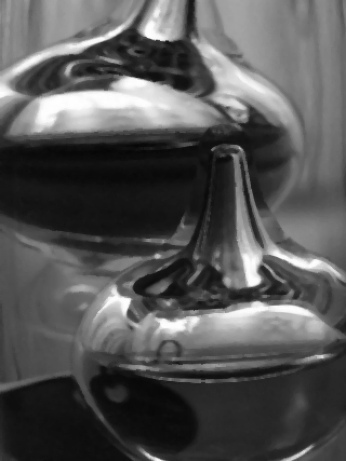
#> input picture img/09dDp8GKcgM(1).jpg, 347 x 461 px
$ python kennys_filter.py
#> lines starting #> are read from the running program, lines starting #| are printed output that depends on the picture; after the words box and inside, x2 and y2 are one past the last pixel; in counts of white or black regions, pixels touching at a corner belong together
#> the answer given: ../img/09dDp8GKcgM(1).jpg
import cv2
import numpy as np
import matplotlib.pyplot as plt
from tkinter import Tk, filedialog

from scipy.signal import convolve2d


def read_image(file_path):
#> called with file_path = '../img/09dDp8GKcgM(1).jpg'
    image = cv2.imread(file_path, cv2.IMREAD_GRAYSCALE)
#> image is the input picture: shape (461, 347); min 6, max 255, mean 85.6
    return image


def show_images(original, processed, title1="Original", title2="Processed"):
    plt.figure(figsize=(10, 5))

    plt.subplot(1, 2, 1)
    plt.imshow(original, cmap='gray')
    plt.title(title1)

    plt.subplot(1, 2, 2)
    plt.imshow(processed, cmap='gray')
    plt.title(title2)

    plt.show()


def gaussian_blur(image, kernel_size):
#> called with kernel_size = 10
    kernel = np.fromfunction(
        lambda x, y: (1 / (2 * np.pi * (kernel_size / 2) ** 2)) *
                     np.exp(-((x - (kernel_size - 1) / 2) ** 2 + (y - (kernel_size - 1) / 2) ** 2) / (
                                 2 * (kernel_size / 2) ** 2)),
        (kernel_size, kernel_size)
    )
    kernel /= np.sum(kernel)

    return convolve2d(image, kernel)
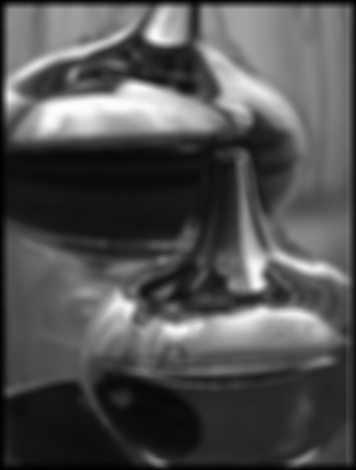
#> returned value: shape (470, 356) float64; min 0.358, max 253.6, mean 81.8


def sobel_filter(image):
    kernel_x = np.array([[-1, 0, 1], [-2, 0, 2], [-1, 0, 1]])
    kernel_y = np.array([[-1, -2, -1], [0, 0, 0], [1, 2, 1]])

    gradient_x = convolve2d(image, kernel_x)
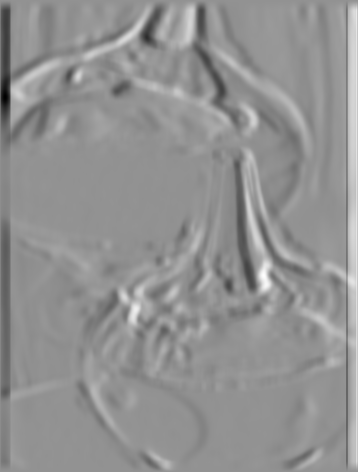
#> gradient_x: shape (472, 358) float64; min -223.5, max 166.1, mean 0; drawn with min black and max white
    gradient_y = convolve2d(image, kernel_y)
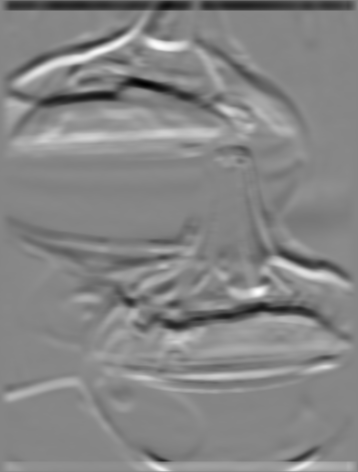
#> gradient_y: shape (472, 358) float64; min -205.9, max 186, mean 0; drawn with min black and max white

    gradient_magnitude = np.sqrt(gradient_x ** 2 + gradient_y ** 2)
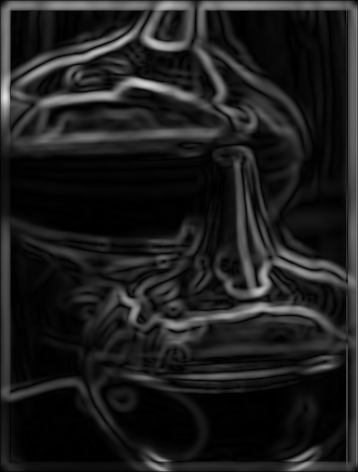
#> gradient_magnitude: shape (472, 358) float64; min 0.014, max 223.5, mean 30.6
    gradient_direction = np.arctan2(gradient_y, gradient_x)
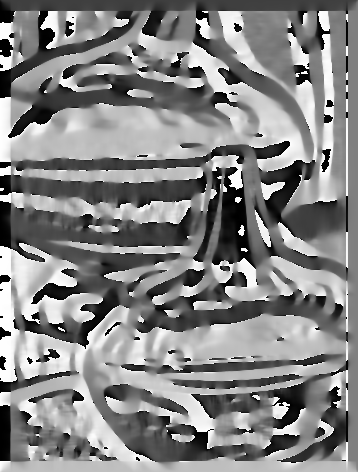
#> gradient_direction: shape (472, 358) float64; min -3.14, max 3.14, mean 0.143; drawn with min black and max white

    return gradient_magnitude, gradient_direction


def non_maximum_suppression(gradient_magnitude, gradient_direction):
    rows, cols = gradient_magnitude.shape
#> rows = 472; cols = 358
    result = np.zeros_like(gradient_magnitude)

    for i in range(1, rows - 1):
        for j in range(1, cols - 1):
            angle = gradient_direction[i, j]

            # Quantize the angle to one of four directions
            angle = np.rad2deg(angle)
            angle = (angle + 45) // 90 * 90
            angle = np.deg2rad(angle)

            # Compare with neighbors
            if (angle == 0 and
                    gradient_magnitude[i, j] >= gradient_magnitude[i, j - 1] and
                    gradient_magnitude[i, j] >= gradient_magnitude[i, j + 1]):
                result[i, j] = gradient_magnitude[i, j]
            elif (angle == np.pi / 2 and
                  gradient_magnitude[i, j] >= gradient_magnitude[i - 1, j] and
                  gradient_magnitude[i, j] >= gradient_magnitude[i + 1, j]):
                result[i, j] = gradient_magnitude[i, j]
            elif (angle == np.pi and
                  gradient_magnitude[i, j] >= gradient_magnitude[i, j - 1] and
                  gradient_magnitude[i, j] >= gradient_magnitude[i, j + 1]):
                result[i, j] = gradient_magnitude[i, j]
            elif (angle == 3 * np.pi / 2 and
                  gradient_magnitude[i, j] >= gradient_magnitude[i - 1, j] and
                  gradient_magnitude[i, j] >= gradient_magnitude[i + 1, j]):
                result[i, j] = gradient_magnitude[i, j]
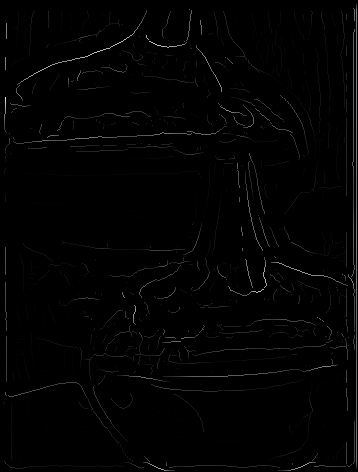
#> result: shape (472, 358) float64; min 0, max 223.5, mean 2.6

    return result


def hysteresis_thresholding(image, low_threshold, high_threshold):
#> called with low_threshold = 20, high_threshold = 10
    strong_edges = (image > high_threshold)
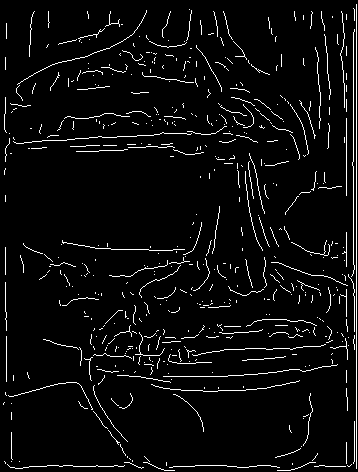
#> strong_edges: shape (472, 358) bool; 4.7% white in thin lines or dots
    weak_edges = (image >= low_threshold) & (image <= high_threshold)
#> weak_edges: shape (472, 358) bool; every value is 0

    result = np.zeros_like(image)

    result[strong_edges] = 100
    result[weak_edges] = 400

    return result


def apply_canny(image, low_threshold, high_threshold, gaussian_kernel_size=10):
    blurred_image = gaussian_blur(image, gaussian_kernel_size)
    gradient_magnitude, gradient_direction = sobel_filter(blurred_image)
    non_max_suppressed = non_maximum_suppression(gradient_magnitude, gradient_direction)
    result = hysteresis_thresholding(non_max_suppressed, low_threshold, high_threshold)
#> result: shape (472, 358) float64; values 0 (black) and 100 (white), 4.7% white in thin lines or dots

    return result


if __name__ == "__main__":
    # Открытие окна выбора файла
    root = Tk()
    root.withdraw()  # Не отображать основное окно Tkinter
    file_path = filedialog.askopenfilename(title="Выберите изображение",
                                           filetypes=[("Image files", "*.png;*.jpg;*.jpeg")])
    root.destroy()  # Закрыть Tkinter после выбора файла

    if not file_path:
        print("Выбор файла отменён.")
        exit()

    original_image = read_image(file_path)

    # Задайте значения для пороговых значений нижнего и верхнего порога
    low_threshold = 20
    high_threshold = 10

    # Применение фильтра Кенни
    edges = apply_canny(original_image, low_threshold, high_threshold)

    # Вывод изображений
    show_images(original_image, edges, title1="Original Image", title2="Canny Edges")

$ run again, on img/cat-1.png
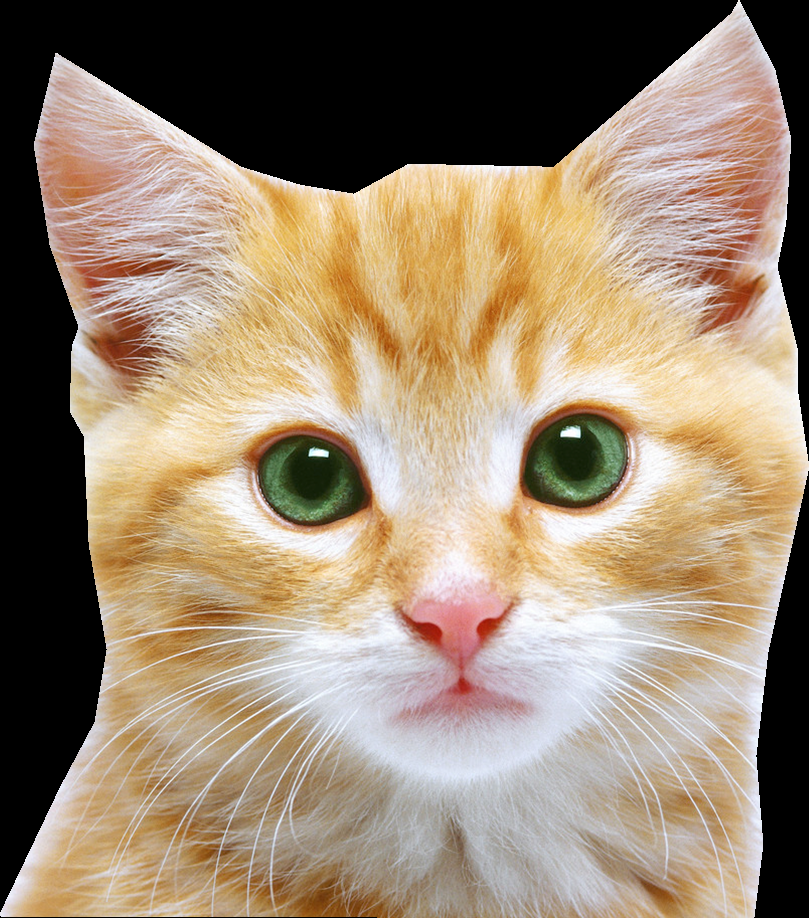
#> input picture img/cat-1.png, 809 x 918 px
#> after the loop in non_maximum_suppression, `for i in range(1, rows - 1):`:
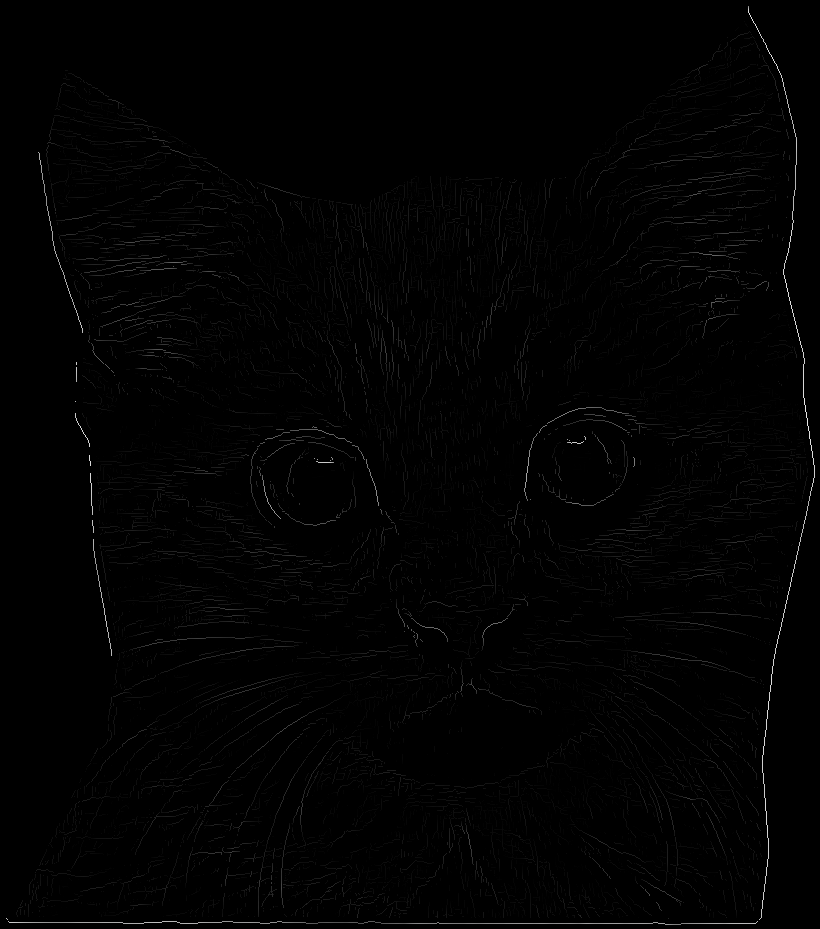
#> result: shape (929, 820) float64; min 0, max 231, mean 1.9
#> in hysteresis_thresholding, `strong_edges = (image > high_threshold)`:
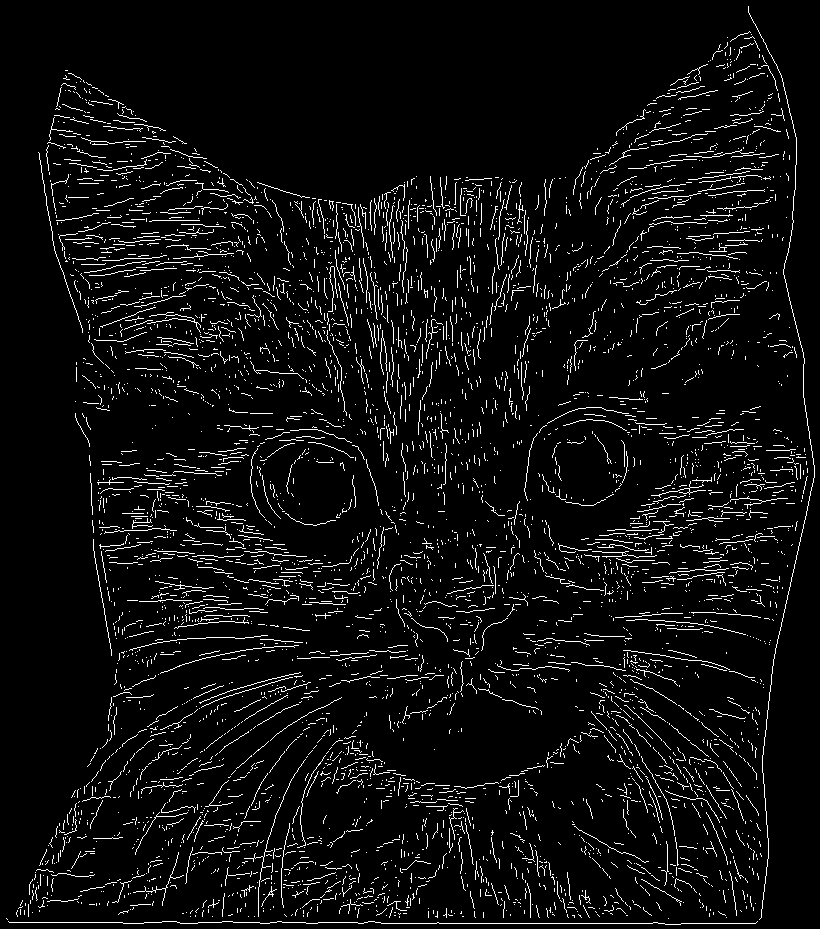
#> strong_edges: shape (929, 820) bool; 5.6% white in thin lines or dots
#> weak_edges: shape (929, 820) bool; every value is 0

$ run again, on img/cat-3.png
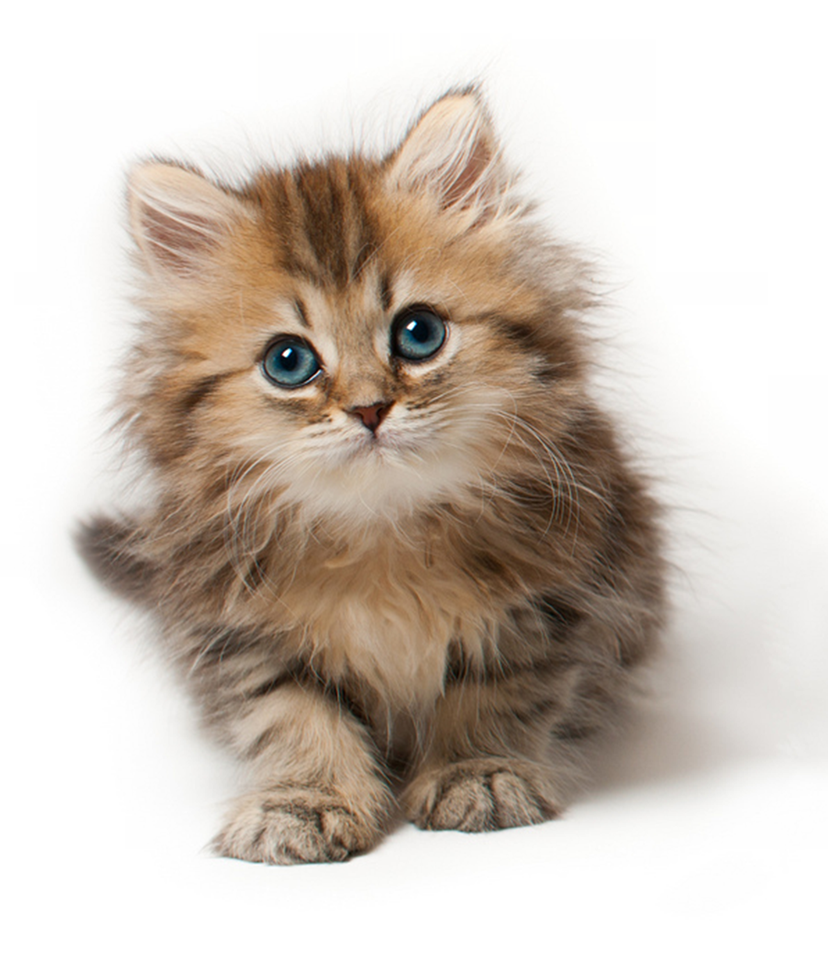
#> input picture img/cat-3.png, 828 x 957 px
#> in sobel_filter, `gradient_direction = np.arctan2(gradient_y, gradient_x)`:
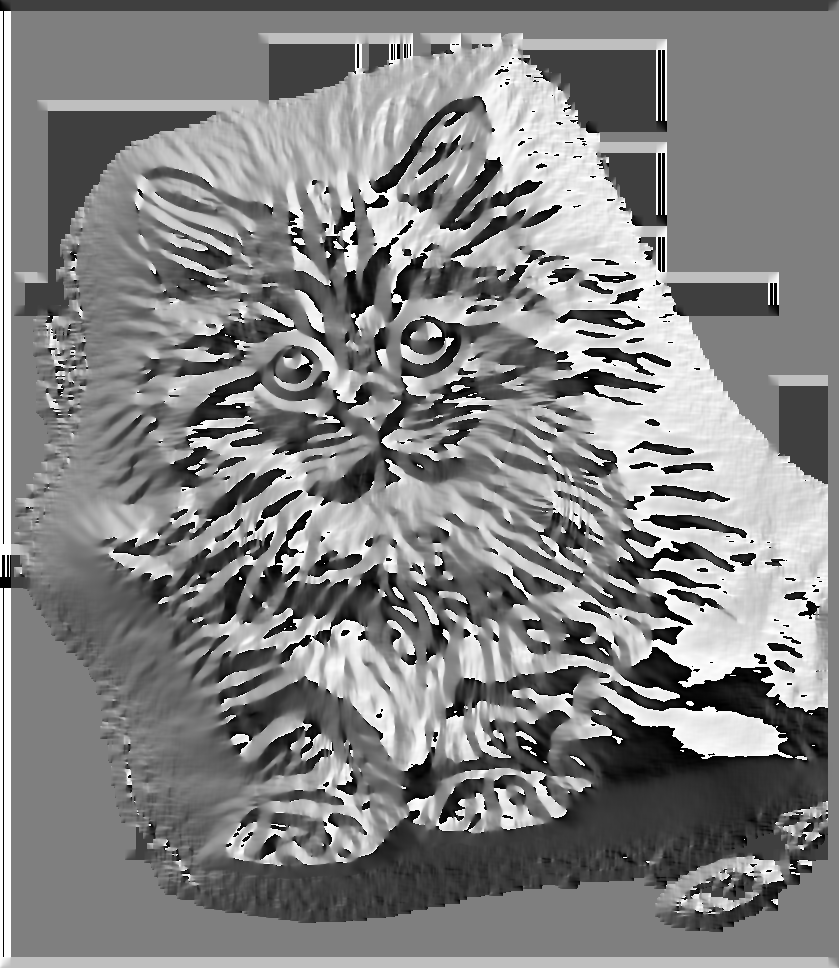
#> gradient_direction: shape (968, 839) float64; min -3.14, max 3.14, mean 0.0945; drawn with min black and max white
#> in hysteresis_thresholding, `strong_edges = (image > high_threshold)`:
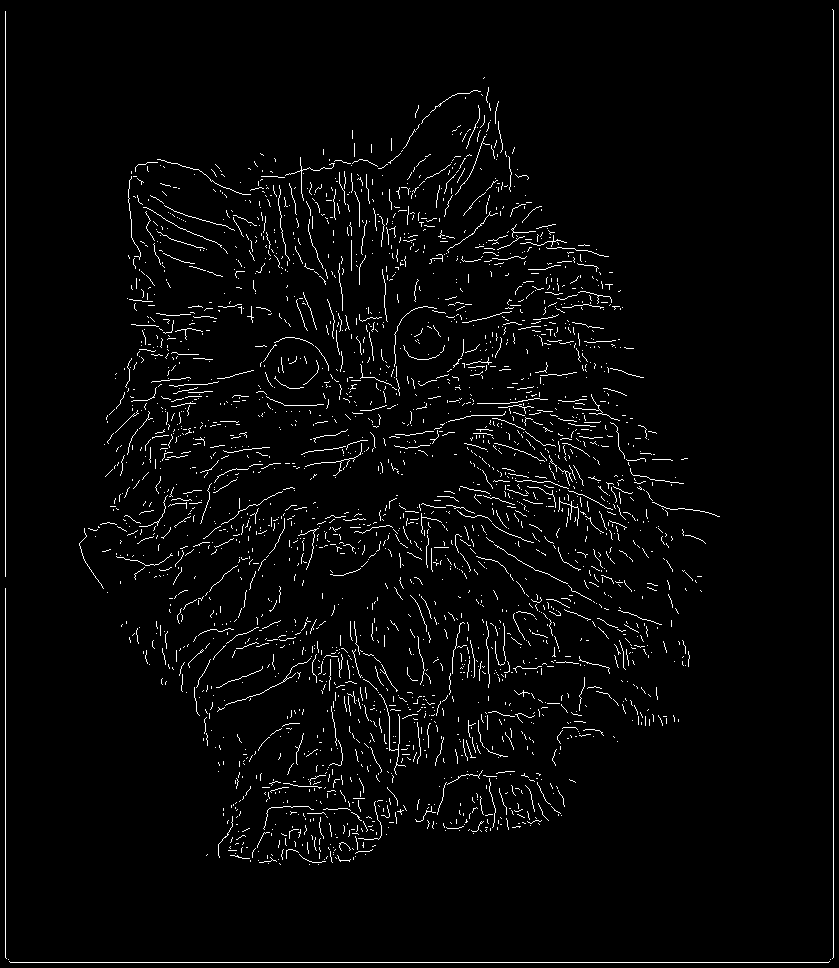
#> strong_edges: shape (968, 839) bool; 2.9% white in thin lines or dots
#> weak_edges: shape (968, 839) bool; every value is 0

$ run again, on img/cat_en.jpeg
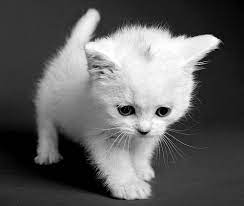
#> input picture img/cat_en.jpeg, 244 x 206 px
#> in read_image, image is the input picture: shape (206, 244); min 0, max 255, mean 96
#> in hysteresis_thresholding, `strong_edges = (image > high_threshold)`:
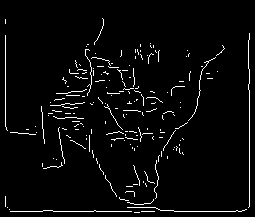
#> strong_edges: shape (217, 255) bool; 3.6% white in thin lines or dots, all inside (x1, y1, x2, y2) = (5, 18, 250, 213)
#> weak_edges: shape (217, 255) bool; every value is 0
